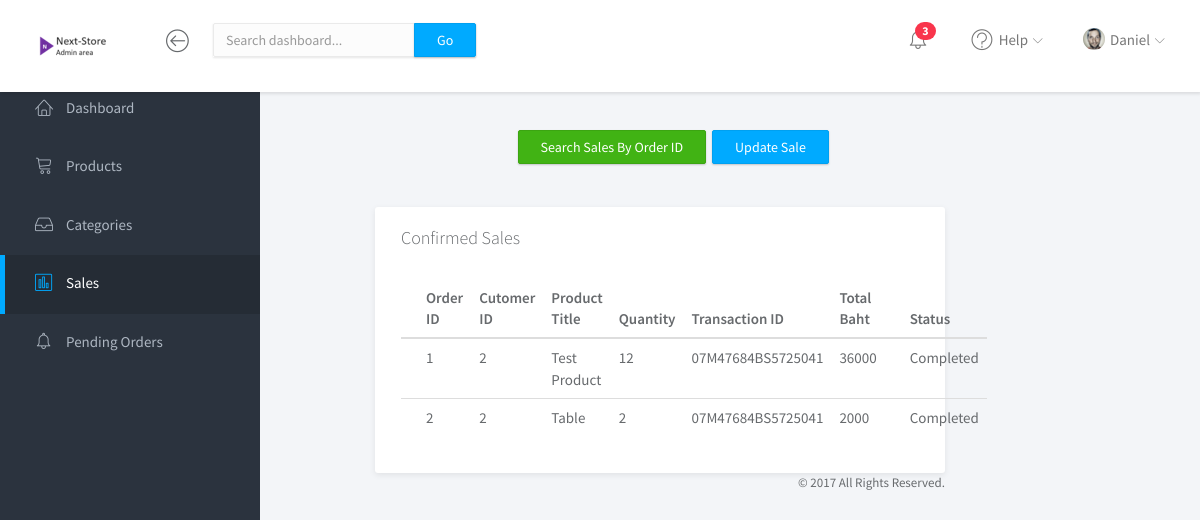
/Admin_Pannel/sales.php, run on the app's committed database.
### tables this page shows
CREATE TABLE `orders` (
  `order_id` int(11) NOT NULL,
  `user_id` int(11) NOT NULL,
  `trx_id` varchar(255) NOT NULL,
  `p_status` varchar(20) NOT NULL,
  `day` text
);

CREATE TABLE `user_info` (
  `user_id` int(10) NOT NULL,
  `first_name` varchar(100) NOT NULL,
  `last_name` varchar(100) NOT NULL,
  `email` varchar(300) NOT NULL,
  `password` varchar(300) NOT NULL,
  `mobile` varchar(10) NOT NULL,
  `street_address` varchar(300) NOT NULL,
  `post_code_id` int(11) DEFAULT NULL
);

### Admin_Pannel/headers/sales_header.php (called while the page is built, shortened)
<?php
   if(isset($_POST['pID'])){
      $server = @mysql_connect("localhost", "root", "");
      $db = mysql_select_db("shop_updated", $server);
	  $pID = ($_POST['pID']);
	 $query = mysql_query("SELECT orders.order_id,
       user_info.user_id,
       products.product_title,
       order_item.quantity,
       orders.trx_id,
       orders.p_status,
       Sum(products.product_price) AS SumOfproduct_price
FROM   user_info
       INNER JOIN (products
                   INNER JOIN (orders
                               INNER JOIN order_item
                                       ON orders.order_id = order_item.order_id)
                           ON products.product_id = order_item.product_id)
               ON user_info.user_id = orders.user_id
GROUP  BY orders.order_id,
          user_info.user_id,
          products.product_title,
          order_item.quantity,
          orders.trx_id,
          orders.p_status
HAVING (( ( orders.order_id ) = $pID )
         AND ( ( orders.p_status ) = 'completed' ));");
	  } else{
  $query = mysql_query("SELECT orders.order_id,
       user_info.user_id,
       products.product_title,
       order_item.quantity,
       orders.trx_id,
       orders.p_status,
       Sum(products.product_price) AS SumOfproduct_price
FROM   user_info
       INNER JOIN (products
                   INNER JOIN (orders
                               INNER JOIN order_item
                                       ON orders.order_id = order_item.order_id)
                           ON products.product_id = order_item.product_id)
               ON user_info.user_id = orders.user_id
GROUP  BY orders.order_id,
          user_info.user_id,
          products.product_title,
          order_item.quantity,
          orders.trx_id,
          orders.p_status
HAVING (( ( orders.p_status ) = 'completed' ));");
	  }
?>

### Admin_Pannel/sales.php (the view, shortened to what this page needs)
<!doctype html>
<html lang="en">
<head>
	<link rel="stylesheet" href="assets/vendor/bootstrap/css/bootstrap.min.css">
	<link rel="stylesheet" href="assets/vendor/font-awesome/css/font-awesome.min.css">
	<link rel="stylesheet" href="assets/vendor/linearicons/style.css">
	<link rel="stylesheet" href="assets/vendor/chartist/css/chartist-custom.css">
	<link rel="stylesheet" href="assets/css/main.css">
	<link rel="stylesheet" href="assets/css/demo.css">
<?php include 'headers/sales_header.php';?>
</head>
<body>
	<div id="wrapper">
		<nav class="navbar navbar-default navbar-fixed-top">
			<div class="brand">
				<a href="index.html"><img src="assets/img/logo-dark.png" alt="Klorofil Logo" class="img-responsive logo"></a>
			</div>
			<div class="container-fluid">
				<div class="navbar-btn">
					<button type="button" class="btn-toggle-fullwidth"><i class="lnr lnr-arrow-left-circle"></i></button>
				</div>
				<form class="navbar-form navbar-left">
					<div class="input-group">
						<input type="text" value="" class="form-control" placeholder="Search dashboard...">
						<span class="input-group-btn"><button type="button" class="btn btn-primary">Go</button></span>
					</div>
				</form>
				<div id="navbar-menu">
					<ul class="nav navbar-nav navbar-right">
						<li class="dropdown">
							<a href="#" class="dropdown-toggle icon-menu" data-toggle="dropdown">
								<i class="lnr lnr-alarm"></i>
								<span class="badge bg-danger">3</span>
							</a>
						</li>
						<li class="dropdown">
							<a href="#" class="dropdown-toggle" data-toggle="dropdown"><i class="lnr lnr-question-circle"></i> <span>Help</span> <i class="icon-submenu lnr lnr-chevron-down"></i></a>
						</li>
						<li class="dropdown">
							<a href="#" class="dropdown-toggle" data-toggle="dropdown"><img src="assets/img/user.png" class="img-circle" alt="Avatar"> <span>Daniel</span> <i class="icon-submenu lnr lnr-chevron-down"></i></a>
						</li>
					</ul>
				</div>
			</div>
		</nav>
		<div id="sidebar-nav" class="sidebar">
			<div class="sidebar-scroll">
				<nav>
					<ul class="nav">
						<li><a href="index.php" class=""><i class="lnr lnr-home"></i> <span>Dashboard</span></a></li>
						<li><a href="products.php" class=""><i class="lnr lnr-cart"></i> <span>Products</span></a></li>
						<li><a href="categories.php" class=""><i class="lnr lnr-inbox"></i> <span>Categories</span></a></li>
						<li><a href="sales.php" class="active"><i class="lnr lnr-chart-bars"></i> <span>Sales</span></a></li>
						<li><a href="orders.php" class=""><i class="lnr lnr-alarm"></i> <span>Pending Orders</span></a></li>
					</ul>
				</nav>
			</div>
		</div>
		<div class="col-md-6" style="left:30%; top:130px;">
        <button type="button" class="btn btn-success" style="margin-left:25%;" onclick="searchSale();">Search Sales By Order ID</button>&nbsp;&nbsp;<button type="button" class="btn btn-primary" onclick="updateSale();">Update Sale</button>
							<br><br>
                            <div id="products-entry"></div><br>
							<div class="panel">
								<div class="panel-heading">
									<h3 class="panel-title">Confirmed Sales</h3>
								</div>
								<div class="panel-body">
									<table class="table table-hover">
										<thead>
											<tr>
												<th>Order ID</th>
												<th>Cutomer ID</th>
                                                <th>Product Title</th>
                                                <th>Quantity</th>
                                                <th>Transaction ID</th>
                                                <th>Total Baht</th>
                                                <th>Status</th>
											</tr>
										</thead>
										<tbody>
											<?php
                                               while ($row = mysql_fetch_array($query)) {
												   $quantity = $row['quantity'];
                                               echo "<tr>";
                                               echo "<td>".$row['order_id']."</td>";
                                               echo "<td>".$row['user_id']."</td>";
                                               echo "<td>".$row['product_title']."</td>";
                                               echo "<td>".$row['quantity']."</td>";
                                               echo "<td>".$row['trx_id']."</td>";
											   echo "<td>".($row['SumOfproduct_price'] * $quantity)."</td>";
                                               echo "<td>".$row['p_status']."</td>";
                                               echo "</tr>";
                                               }
                                            ?>
										</tbody>
									</table>
								</div>
							</div>
		<footer>
			<div class="container-fluid">
				<p class="copyright">&copy; 2017 All Rights Reserved.</p>
			</div>
		</footer>
	</div>
</body>
</html>

### data on the page
orders: order_id "1", user.user_id "2", product_title "Test Product", quantity "12", trx "07M47684BS5725041", SumOfproduct_price "36000", p_status "Completed"
orders: order_id "2", user.user_id "2", product_title "Table", quantity "2", trx "07M47684BS5725041", SumOfproduct_price "2000", p_status "Completed"
